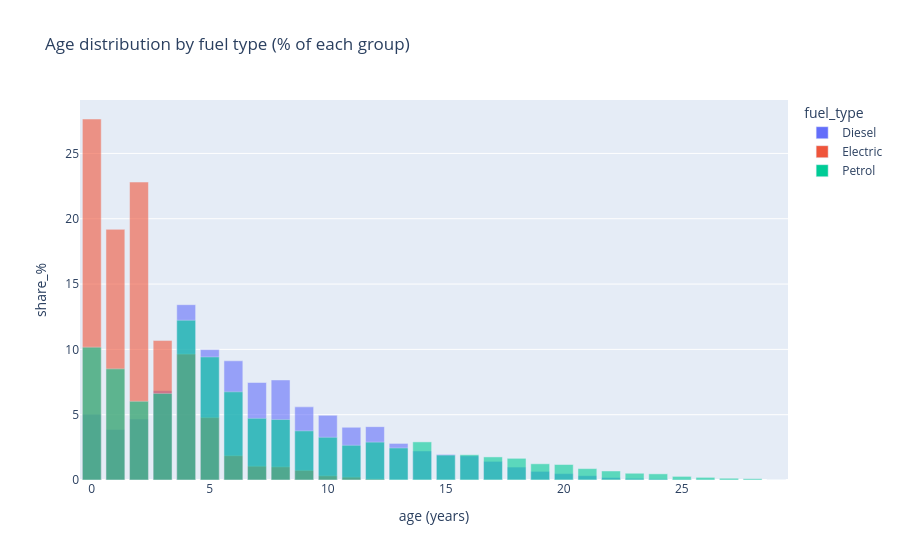

The notebook cell this image was saved under:
### Markdown cell above
**Group sizes matter for the hypothesis:**
- **Electric: 5,967 listings (2.4%)** - enough to compare, but they are *young* (see below).
- `Hybrid` and `Diesel Hybrid` are two labels for the same idea -> merge as **Hybrid**.
- `LPG`, `CNG`, `Ethanol`, `Hydrogen`, `Other`, `Unknown`: tiny groups -> **Other** (not compared one by one).

Our comparison is therefore **Electric vs Petrol vs Diesel** (+ Hybrid as extra).

### Code cell
# The most important check for the hypothesis: are EVs and combustion cars comparable in AGE?
tmp = df.assign(age_years=(REFERENCE_DATE - df["registration_date"]).dt.days / 365.25,
                is_ev=df["fuel_type"].eq("Electric"))
tmp = tmp[tmp["fuel_type"].isin(["Electric", "Petrol", "Diesel"])]

bins = np.arange(0, 31, 1)
age_hist = (tmp.groupby("fuel_type")["age_years"]
               .apply(lambda s: pd.Series(np.histogram(s, bins=bins)[0] / len(s) * 100, index=bins[:-1]))
               .rename("share_%").reset_index().rename(columns={"level_1": "age_years"}))
fig = px.bar(age_hist, x="age_years", y="share_%", color="fuel_type", barmode="overlay", opacity=0.6,
             title="Age distribution by fuel type (% of each group)", labels={"age_years": "age (years)"})
fig.show()
tmp.groupby("fuel_type")["age_years"].describe().round(1)

### Figure 1 — Plotly figure (JSON) as saved in the notebook; plotly's stock layout.template omitted (floating-point values rounded to 4 significant figures)
{"data": [{"hovertemplate": "fuel_type=Diesel<br>age (years)=%{x}<br>share_%=%{y}<extra></extra>", "legendgroup": "Diesel", "marker": {"color": "#636efa", "opacity": 0.6, "pattern": {"shape": ""}}, "name": "Diesel", "orientation": "v", "showlegend": true, "textposition": "auto", "type": "bar", "x": [0, 1, 2, 3, 4, 5, 6, 7, 8, 9, 10, 11, 12, 13, 14, 15, 16, 17, 18, 19, 20, 21, 22, 23, 24, 25, 26, 27, 28, 29], "xaxis": "x", "y": [5.038, 3.867, 4.67, 6.834, 13.42, 9.981, 9.124, 7.463, 7.659, 5.599, 4.956, 4.037, 4.083, 2.8, 2.222, 1.959, 1.855, 1.428, 0.9905, 0.6607, 0.4895, 0.3321, 0.1886, 0.1308, 0.08794, 0.04976, 0.0324, 0.01967, 0.01967, 0.0], "yaxis": "y"}, {"hovertemplate": "fuel_type=Electric<br>age (years)=%{x}<br>share_%=%{y}<extra></extra>", "legendgroup": "Electric", "marker": {"color": "#EF553B", "opacity": 0.6, "pattern": {"shape": ""}}, "name": "Electric", "orientation": "v", "showlegend": true, "textposition": "auto", "type": "bar", "x": [0, 1, 2, 3, 4, 5, 6, 7, 8, 9, 10, 11, 12, 13, 14, 15, 16, 17, 18, 19, 20, 21, 22, 23, 24, 25, 26, 27, 28, 29], "xaxis": "x", "y": [27.64, 19.19, 22.81, 10.68, 9.636, 4.776, 1.86, 1.056, 1.006, 0.7374, 0.3184, 0.2179, 0.06704, 0.0, 0.0, 0.0, 0.0, 0.0, 0.0, 0.0, 0.0, 0.0, 0.01676, 0.0, 0.0, 0.0, 0.0, 0.0, 0.0, 0.0], "yaxis": "y"}, {"hovertemplate": "fuel_type=Petrol<br>age (years)=%{x}<br>share_%=%{y}<extra></extra>", "legendgroup": "Petrol", "marker": {"color": "#00cc96", "opacity": 0.6, "pattern": {"shape": ""}}, "name": "Petrol", "orientation": "v", "showlegend": true, "textposition": "auto", "type": "bar", "x": [0, 1, 2, 3, 4, 5, 6, 7, 8, 9, 10, 11, 12, 13, 14, 15, 16, 17, 18, 19, 20, 21, 22, 23, 24, 25, 26, 27, 28, 29], "xaxis": "x", "y": [10.17, 8.511, 6.022, 6.63, 12.23, 9.421, 6.751, 4.718, 4.629, 3.763, 3.271, 2.658, 2.901, 2.453, 2.917, 1.907, 1.933, 1.767, 1.66, 1.241, 1.186, 0.8717, 0.691, 0.5165, 0.4711, 0.2764, 0.2031, 0.1347, 0.0998, 0.0], "yaxis": "y"}], "layout": {"barmode": "overlay", "legend": {"title": {"text": "fuel_type"}, "tracegroupgap": 0}, "title": {"text": "Age distribution by fuel type (% of each group)"}, "xaxis": {"anchor": "y", "domain": [0, 1], "title": {"text": "age (years)"}}, "yaxis": {"anchor": "x", "domain": [0, 1], "title": {"text": "share_%"}}}}
